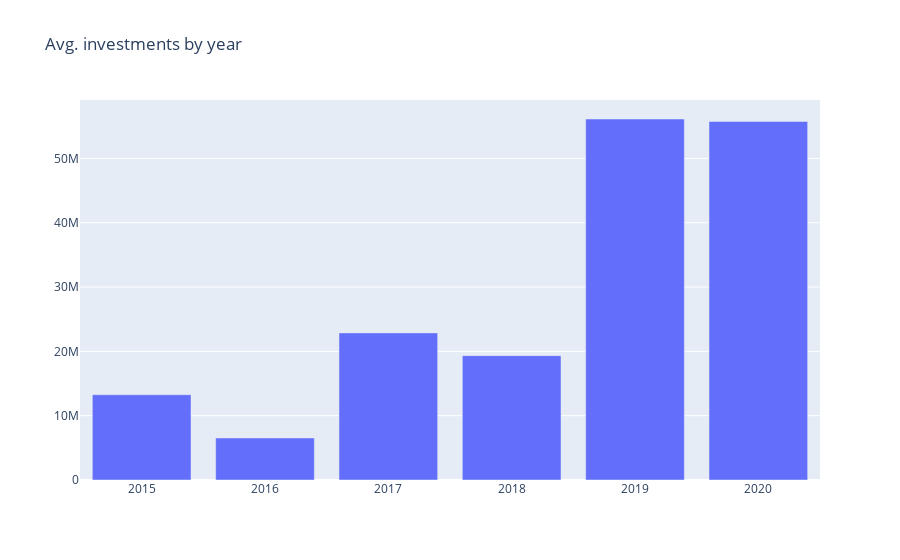

Notebook source saved alongside this figure:
### Markdown cell above
## Insight:
* Though 2016 is the year with most number of funding deals, it is the year with the lowest sum (2020 is yet to complete)
* 2017 has got the highest total amount of funding in the last 5 years. Out of the 10B in 2017, 5.5B is raised by Flipkart and PayTM in 3 deals which we can see in the table above the plot.

### Code cell
fig = go.Figure(data = go.Bar(x = amt_df.index,
                              y= amt_df['mean']),
                layout_title_text = 'Avg. investments by year')
fig.show()

### Figure 1 — Plotly figure (JSON) as saved in the notebook; plotly's stock layout.template omitted (floating-point values rounded to 4 significant figures)
{"data": [{"type": "bar", "x": [2015, 2016, 2017, 2018, 2019, 2020], "y": [13260000.0, 6533000.0, 22870000.0, 19330000.0, 56120000.0, 55740000.0]}], "layout": {"autosize": true, "title": {"text": "Avg. investments by year"}, "xaxis": {"autorange": true, "range": [2014.0, 2020.0], "type": "linear"}, "yaxis": {"autorange": true, "range": [0, 59070000.0], "type": "linear"}}}
